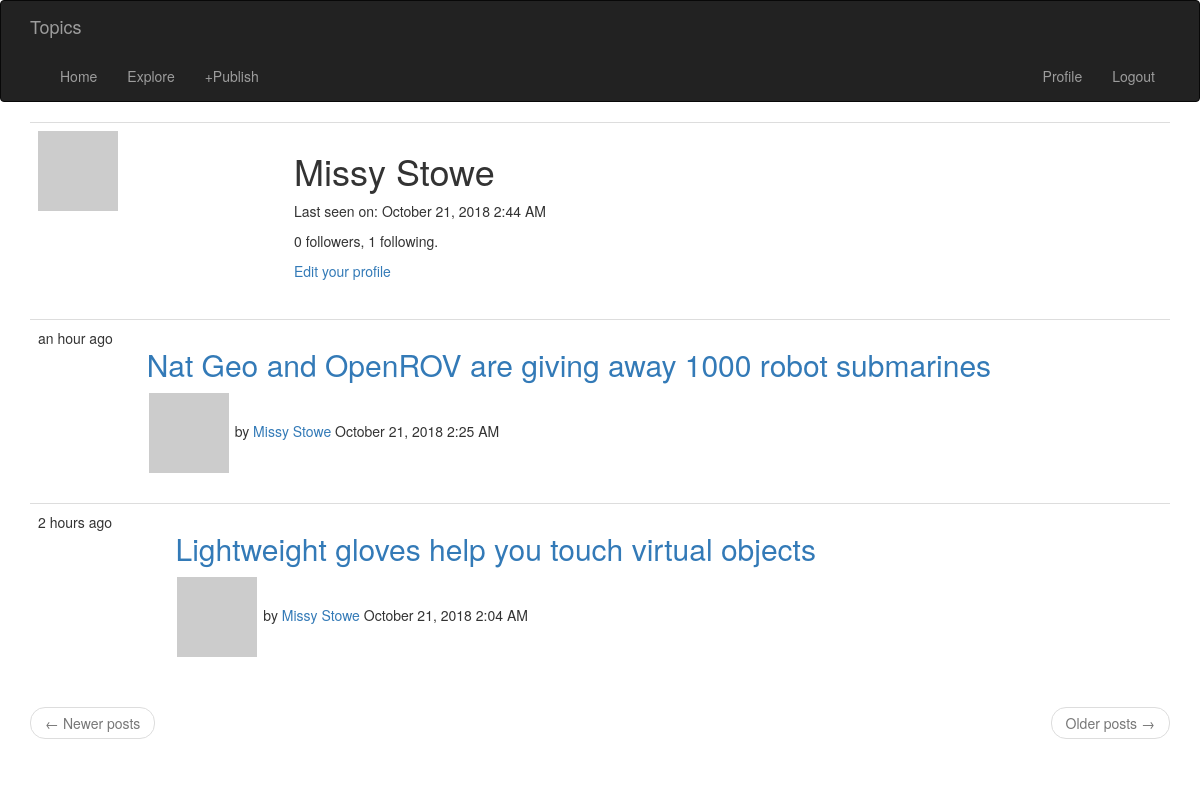
Before: /user/Missy Stowe (signed in) with the older database file.
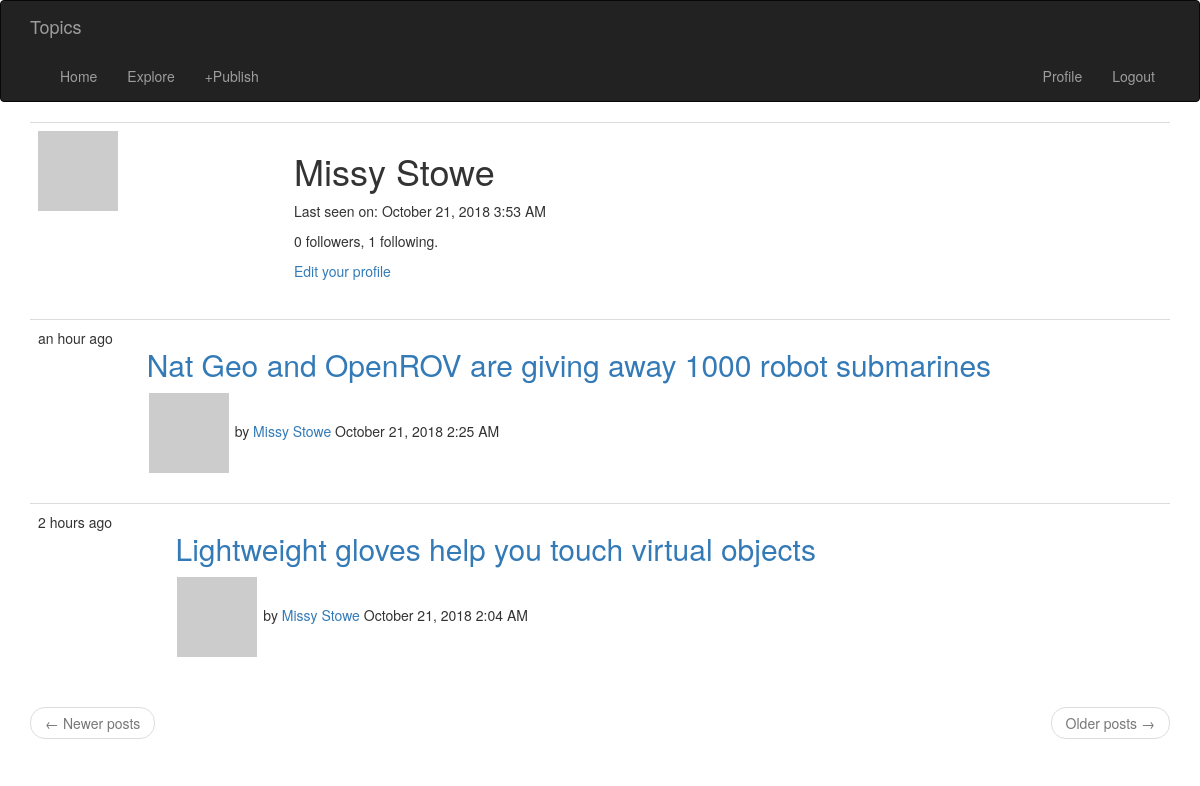
After: the same page with the newer database file.
### app/models.py (models this page shows, shortened)
class User(UserMixin, db.Model):
    id = db.Column(db.Integer, primary_key=True)
    username = db.Column(db.String(64), index=True, unique=True)
    email = db.Column(db.String(120), index=True, unique=True)
    password_hash = db.Column(db.String(128))
    posts = db.relationship('Post', backref='author', lazy='dynamic')
    comments = db.relationship('Comment', backref='author', lazy='dynamic')
    about_me = db.Column(db.String(140))
    last_seen = db.Column(db.DateTime, default=datetime.utcnow)
    followed = db.relationship(
        'User',
        secondary=followers,
        primaryjoin=(followers.c.follower_id == id),
        secondaryjoin=(followers.c.followed_id == id),
        backref=db.backref('followers', lazy='dynamic'),
        lazy='dynamic')
    def avatar(self, size):
        digest = md5(self.email.lower().encode('utf-8')).hexdigest()
        return 'https://www.gravatar.com/avatar/{}?d=identicon&s={}'.format(
            digest, size)
    def user_posts(self):
        posts = Post.query.filter_by(user_id=self.id)
        return posts

class Post(db.Model):
    id = db.Column(db.Integer, primary_key=True)
    title = db.Column(db.String(500))
    body = db.Column(db.String(50000))
    timestamp = db.Column(db.DateTime, index=True, default=datetime.utcnow)
    user_id = db.Column(db.Integer, db.ForeignKey('user.id'))
    comments = db.relationship('Comment', backref='post', lazy='dynamic')

### app/routes.py (the view)
@app.route('/user/<username>')
@login_required
def user(username):
    page = request.args.get('page', 1, type=int)
    user = User.query.filter_by(username=username).first_or_404()
    posts = user.user_posts().order_by(Post.timestamp.desc()).paginate(
        page, app.config['POSTS_PER_PAGE'], False)
    next_url = url_for('explore', page=posts.next_num) \
        if posts.has_next else None
    prev_url = url_for('explore', page=posts.prev_num) \
        if posts.has_prev else None
    return render_template(
        'user.html',
        user=user,
        posts=posts.items,
        next_url=next_url,
        prev_url=prev_url)

### app/models.py (called while the page is built)
@login.user_loader
def load_user(id):
    return User.query.get(int(id))

### app/routes.py (called while the page is built)
@app.before_request
def before_request():
    if current_user.is_authenticated:
        current_user.last_seen = datetime.utcnow()
        db.session.commit()

### app/templates/user.html (shortened to what this page needs)
 {% extends "base.html" %} {% block app_content %}
<table class="table table-hover">
    <tr>
        <td width="256px">
            <img src="{{ user.avatar(256) }}">
        </td>
        <td>
            <h1>{{ user.username }}</h1>
             {% if user.last_seen %}
            <p>Last seen on: {{ moment(user.last_seen).format('LLL') }}{% endif %}
                <p>{{ user.followers.count() }} followers, {{ user.followed.count() }} following.</p>
                {% if user == current_user %}
                <p>
                    <a href="{{ url_for('edit_profile') }}">Edit your profile</a>
                </p>
                {% elif not current_user.is_following(user) %}
                <p>
                    <a href="{{ url_for('follow', username=user.username) }}">Follow</a>
                </p>
                {% else %}
                <p>
                    <a href="{{ url_for('unfollow', username=user.username) }}">Unfollow</a>
                </p>
                {% endif %}
        </td>
    </tr>
</table>
{% for post in posts %} {% include '_post.html' %} {% endfor %}
<nav aria-label="...">
    <ul class="pager">
        <li class="previous{% if not prev_url %} disabled{% endif %}">
            <a href="{{ prev_url or '#' }}">
                <span aria-hidden="true">&larr;</span> Newer posts
            </a>
        </li>
        <li class="next{% if not next_url %} disabled{% endif %}">
            <a href="{{ next_url or '#' }}">
                Older posts
                <span aria-hidden="true">&rarr;</span>
            </a>
        </li>
    </ul>
</nav>
{% endblock %}

### app/templates/base.html (shortened to what this page needs)
{% extends 'bootstrap/base.html' %}  {% block navbar %}
<link rel=" stylesheet " href="{{ url_for( 'static', filename='css/style.css' ) }} ">
<nav class="navbar navbar-inverse">
    <div class="container">
        <div class="navbar-header">
            <a class="navbar-brand" href="{{ url_for('index') }}">Topics</a>
        </div>
        <div class="collapse navbar-collapse" id="bs-example-navbar-collapse-1">
            <ul class="nav navbar-nav">
                <li>
                    <a href="{{ url_for('index') }}">Home</a>
                </li>
                <li>
                    <a href="{{ url_for('explore') }}">Explore</a>
                </li>
                <li>
                    <a href="{{ url_for('publish') }}">+Publish</a>
                </li>
            </ul>
            <ul class="nav navbar-nav navbar-right">
                {% if current_user.is_anonymous %}
                <li>
                    <a href="{{ url_for('login') }}">Login</a>
                </li>
                {% else %}
                <li>
                    <a href="{{ url_for('user', username=current_user.username) }}">Profile</a>
                </li>
                <li>
                    <a href="{{ url_for('logout') }}">Logout</a>
                </li>
                {% endif %}
            </ul>
        </div>
    </div>
</nav>
{% endblock %} {% block content %}
<div class="container">
      {% block app_content
    %}{% endblock %}
</div>
{% block scripts %} {{ super() }} {{ moment.include_moment() }} {% endblock %} {% endblock %}

### app/templates/_post.html
<table class="table table-hove">
    <tr>
        <td valign="bottom !important">
            {{moment(post.timestamp).fromNow()}}
        </td>
        <td>
            <h2>
                <a style="font: #000000 !important" href="{{ url_for('post', id=post.id) }}">
                    {{post.title}}</a>
            </h2>
            <a href="{{ url_for('user', username=post.author.username) }}">
                <img style="margin:2px !important;" src="{{ post.author.avatar(30) }}" />
            </a>
            by
            <a href="{{ url_for('user', username=post.author.username) }}">
                {{ post.author.username }}</a> {{moment(post.timestamp).format('LLL') }}
        </td>
    </tr>
</table>

### app/static/css/style.css (style rules this page uses)
.container { display: flex !important; flex-flow: column !important; height: auto !important; }

Changed rows visible on the page:
changed User "Missy Stowe": last_seen "October 21, 2018 2:44 AM" → "October 21, 2018 3:53 AM"
